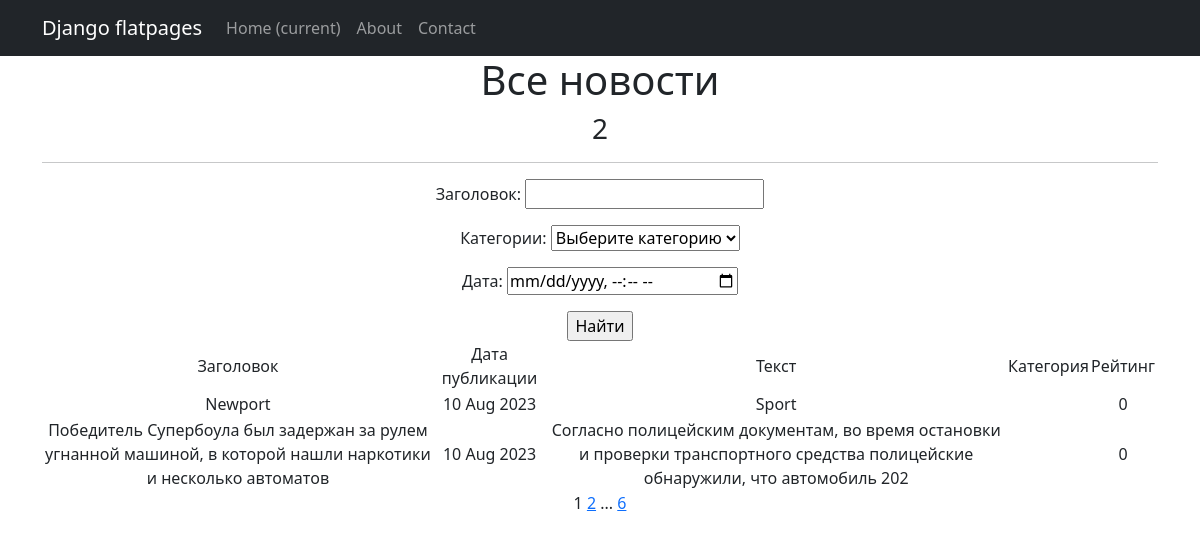
The page /news/ on the database as committed earlier.
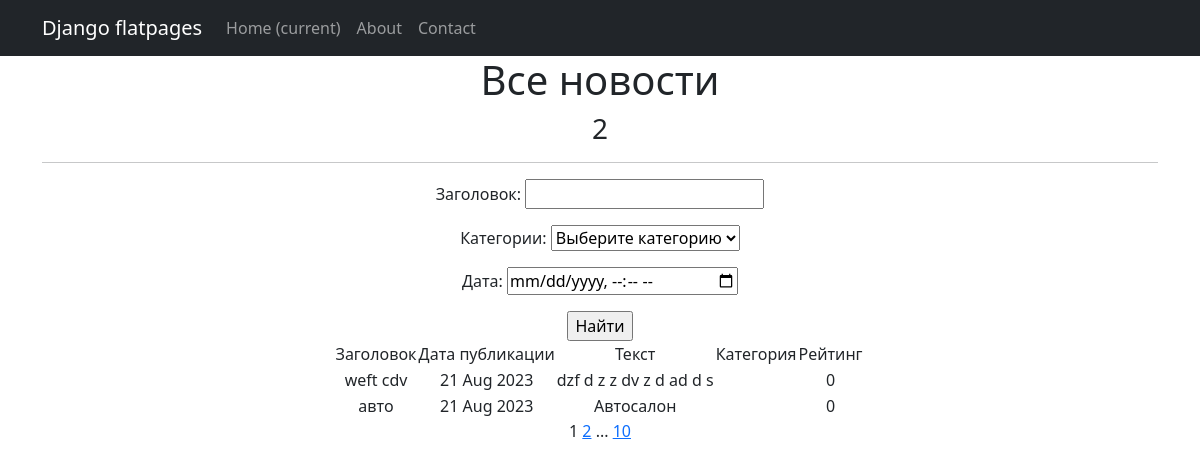
The same page on the database as committed later.
### news/models.py (models this page shows, shortened)
class Post (models.Model):
    postAuthor = models.ForeignKey('Author', on_delete=models.CASCADE)
    NEWS ='NW'
    ARTICLE = 'AR'
    CATEGORY_CHOICES = (
        (NEWS,'Новость'),
        (ARTICLE, 'Статья'),
    )
    categoryType =  models.CharField(max_length=2, choices=CATEGORY_CHOICES, default=ARTICLE)
    dataCreation = models.DateTimeField(auto_now_add=True)
    postCategory = models.ManyToManyField(Category, through='PostCategory')
    title = models.CharField(max_length=128)
    text = models.TextField(max_length=128)
    rating = models.SmallIntegerField(default=0)

### news/views.py (the view)
# urls.py: path('', PostList.as_view()),
class PostList(ListView):
    model = Post
    ordering = '-dataCreation'
    template_name = 'news.html'
    context_object_name = 'news'
    paginate_by = 2
    def get_queryset(self):
        queryset = super().get_queryset()
        self.filterset = PostFilter(self.request.GET, queryset)
        return self.filterset.qs
    def get_context_data(self, **kwargs):
        context = super().get_context_data(**kwargs)
        context['filterset'] = self.filterset
        return context

### news/models.py (called while the page is built)
    def __str__(self):
        return self.name

### news/templatetags/custom_filters.py (called while the page is built)
@register.filter()
def censor(sentence):
    text = sentence.split()
    for i, word in enumerate(text):
        if word in bad_words:
            text[i] = word[0] + '***'
    return ' '.join(text)

### news/templatetags/custom_tags.py (called while the page is built)
@register.simple_tag(takes_context=True)
def url_replace(context, **kwargs):
   d = context['request'].GET.copy()
   for k, v in kwargs.items():
       d[k] = v
   return d.urlencode()

### templates/news.html (shortened to what this page needs)
{% extends 'flatpages/default.html' %}
{% load custom_filters %}
{% load custom_tags %}
{% block content %}
    <h1>Все новости</h1>
    <h3>{{ news|length }}</h3>
    <hr>
    <form action="" method="get">
        {{ filterset.form.as_p }}
        <input type="submit" value="Найти" />
   </form>
    {% if news %}
        <table align="center">
           <tr>
               <td>Заголовок</td>
               <td>Дата публикации</td>
               <td>Текст</td>
               <td>Категория</td>
               <td>Рейтинг</td>
           </tr>
            {% for new in news %}
            <tr>
                <td>{{ new.title|censor }}</td>
               <td>{{ new.dataCreation|date:'d M Y' }}</td>
               <td>{{ new.text|truncatewords:20 }}</td>
                <td>
                </td>
               <td>{{ new.rating }}</td>
                <td>
            </td>
           </tr>
           {% endfor %}
       </table>
    {% else %}
        <h2>Новостей нет!</h2>
    {% endif %}
    {{ page_obj.number }}
    {% if page_obj.has_next %}
       <a href="?{% url_replace page=page_obj.next_page_number %}">{{ page_obj.next_page_number }}</a>
       {% if paginator.num_pages != page_obj.next_page_number %}
           ...
           <a href="?{% url_replace page=page_obj.paginator.num_pages %}">{{ page_obj.paginator.num_pages }}</a>
       {% endif %}
   {% endif %}
{% endblock content %}

### templates/flatpages/default.html (shortened to what this page needs)
<!DOCTYPE html>
{% load static %}
<html lang="en">
    <head>
        <link href="{% static 'css/styles.css' %}" rel="stylesheet" />
    </head>
    <body>
        <nav class="navbar navbar-expand-lg navbar-dark bg-dark static-top">
            <div class="container">
                <a class="navbar-brand" href="#">Django flatpages</a>
            <div class="collapse navbar-collapse" id="navbarResponsive">
                <ul class="navbar-nav ml-auto">
                    <li class="nav-item active">
                        <a class="nav-link" href="#">Home
                            <span class="sr-only">(current)</span>
                        </a>
                    </li>
                    <li class="nav-item">
                        <a class="nav-link" href="/about/">About</a>
                    </li>
                    <li class="nav-item">
                        <a class="nav-link" href="/contacts/">Contact</a>
                    </li>
                </ul>
            </div>
        </div>
    </nav>
        <div class="container">
            <div class="row">
                <div class="col-lg-12 text-center">
                    {% block content %}{% endblock content %}
                </div>
            </div>
        </div>
    </body>
</html>

Rows that differ between the two databases and show on the page:
no longer on this page (row unchanged): Post: title|censor "Newport", dataCreation "10 Aug 2023", text "Sport", rating "0"
no longer on this page (row unchanged): Post: title|censor "Победитель Супербоула был задержан за рулем угнанной машиной, в которой нашли наркотики и несколько автоматов", dataCreation "10 Aug 2023", text "Согласно полицейским документам, во время остановки и проверки транспортного средства полицейские обнаружили, что автомобиль 202", rating "0"
added Post: title|censor "weft cdv", dataCreation "21 Aug 2023", text "dzf d z z dv z d ad d s", rating "0"
added Post: title|censor "авто", dataCreation "21 Aug 2023", text "Автосалон", rating "0"
Other text that changed with them:
{{ page_obj.paginator.num_pages }}: "6" → "10"
